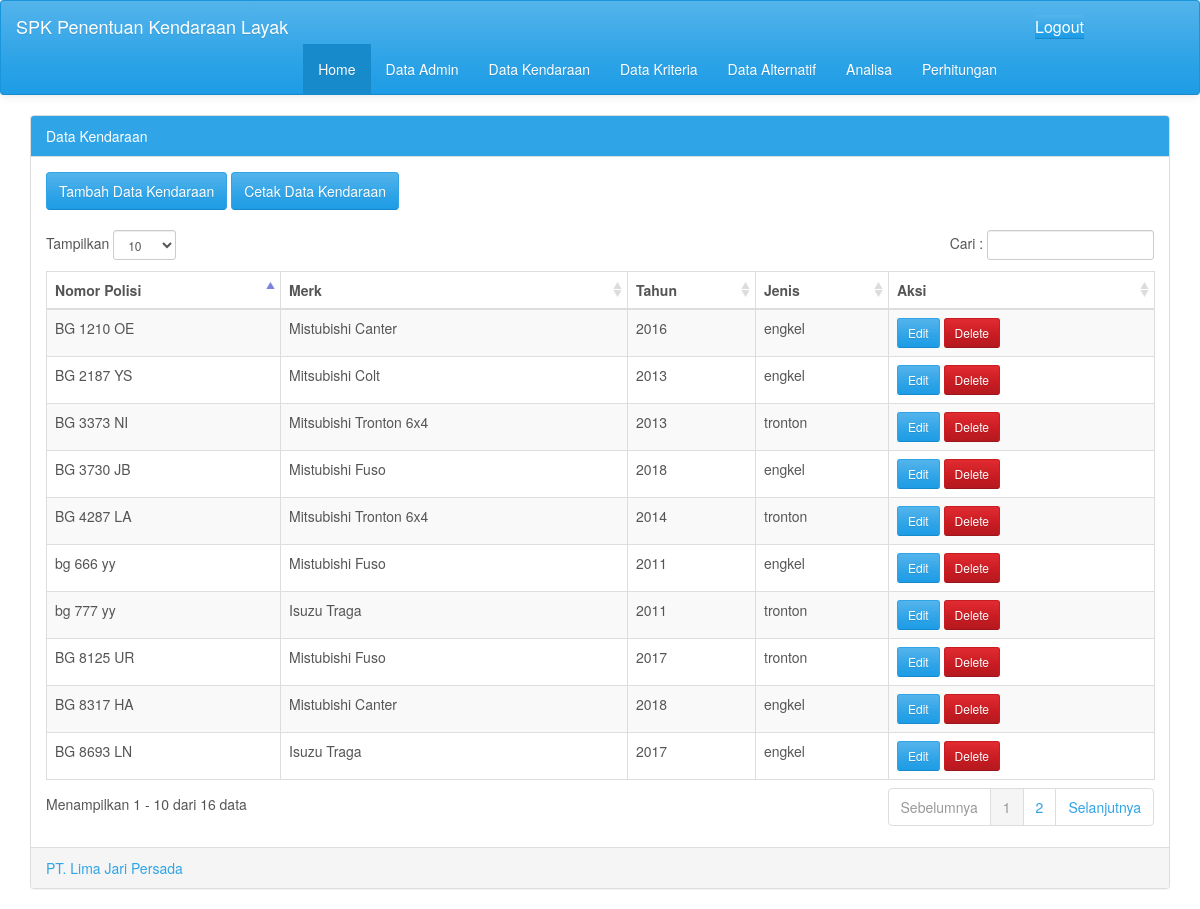
/kendaraan.php, run on the app's committed database.
### tables this page shows
CREATE TABLE `kendaraan` (
  `alternatif` varchar(10) NOT NULL,
  `merk` varchar(40) NOT NULL,
  `tahun` int(11) NOT NULL,
  `jenis` varchar(20) NOT NULL
);

### kendaraan.php (the view, shortened to what this page needs)
<!DOCTYPE html>
<html lang="en"><head><meta http-equiv="Content-Type" content="text/html; charset=UTF-8">
	<link href="ui/css/cerulean.min.css" rel="stylesheet">
	<link rel="stylesheet" type="text/css" href="ui/css/datatables/dataTables.bootstrap.css">
  </head>
  <body>
      <nav class="navbar navbar-default">
        <div class="container-fluid">
          <div class="navbar-header">
            <a class="navbar-brand" href="#"><?php echo $_SESSION['judul'];?></a>
          </div>
          <div style="color: white; padding: 15px 100px 5px 100px; float: right;
            font-size: 16px;"> &nbsp; <a href="logout.php" class="btn-primary square-btn-adjust">
            <i class="fa fa-sign-out"></i>Logout</a>
          </div>
          <div id="navbar" class="navbar-collapse collapse">
            <ul class="nav navbar-nav">
			<li class="active"><a href="index.php">Home</a></li>
				<li><a href="admin.php">Data Admin</a></li>
				<li><a href="kendaraan.php">Data Kendaraan</a></li>
				<li><a href="kriteria.php">Data Kriteria</a></li>
				<li><a href="alternatif.php">Data Alternatif</a></li>
				<li><a href="analisa.php">Analisa</a></li>
				<li><a href="perhitungan.php">Perhitungan</a></li>
			</ul>
          </div>
        </div>
      </nav>
		<div class="container">
      <div class="panel panel-primary">
		  <div class="panel-heading">Data Kendaraan</div>
		  <div class="panel-body table-responsive">
			<a class='btn btn-primary' href='tambah_kendaraan.php'> Tambah Data Kendaraan</a>
			<a class='btn btn-primary' href='cetak_kendaraan.php'> Cetak Data Kendaraan</a><br /><br />
			<table id="example" class="table table-striped table-bordered table-hover" cellspacing="0" width="100%">
			<thead>
				<tr>
				<th>Nomor Polisi</th>
                <th>Merk</th>
				<th>Tahun</th>
				<th>Jenis</th>
				<th>Aksi</th>
				</tr>
			</thead>
			<tbody>
			<?php
				$koneksi = new mysqli ("localhost","root","","spk-wp");
				$query=mysqli_query($koneksi,"SELECT * FROM `kendaraan` ");
				while($data=mysqli_fetch_array($query)){
			?>
				<tr>
				<td><?php echo $data['alternatif']; ?></td>
				<td><?php echo $data['merk']; ?></td>
				<td><?php echo $data['tahun']; ?></td>
				<td><?php echo $data['jenis']; ?></td>
				<td>
				<a href="edit_kendaraan.php?id=<?php echo $data['alternatif'];?>" class="btn btn-primary btn-sm"><i class="fa fa-pencil"></i> Edit</a>
				<a onclick="return confirm('hapus kendaraan ini?)"
				href="hapus_kendaraan.php?id=<?php echo $data['alternatif'];?>" onClick="return confirm('Menghapus data ke-<?php echo $i-1;?>
				Alternatif <?php echo $data['alternatif'];?> ?');" class="btn btn-danger btn-sm"><i class="fa fa-times"></i> Delete</a></td>
		<?php
			echo '</tr>';
				}
		?>
			</tbody>
			</table>
		  </div>
		  <div class="panel-footer text-primary"><?php echo $_SESSION['by'];?><div class="pull-right"></div></div>
		</div>
    </div>
</body></html>

### data on the page
kendaraan: alternatif "BG 1210 OE", merk "Mistubishi Canter", tahun "2016", jenis "engkel"
kendaraan: alternatif "BG 2187 YS", merk "Mitsubishi Colt", tahun "2013", jenis "engkel"
kendaraan: alternatif "BG 3373 NI", merk "Mitsubishi Tronton 6x4", tahun "2013", jenis "tronton"
kendaraan: alternatif "BG 3730 JB", merk "Mistubishi Fuso", tahun "2018", jenis "engkel"
kendaraan: alternatif "BG 4287 LA", merk "Mitsubishi Tronton 6x4", tahun "2014", jenis "tronton"
kendaraan: alternatif "bg 666 yy", merk "Mistubishi Fuso", tahun "2011", jenis "engkel"
kendaraan: alternatif "bg 777 yy", merk "Isuzu Traga", tahun "2011", jenis "tronton"
kendaraan: alternatif "BG 8125 UR", merk "Mistubishi Fuso", tahun "2017", jenis "tronton"
kendaraan: alternatif "BG 8317 HA", merk "Mistubishi Canter", tahun "2018", jenis "engkel"
kendaraan: alternatif "BG 8693 LN", merk "Isuzu Traga", tahun "2017", jenis "engkel"

### other printed values
$_SESSION['judul'] "SPK Penentuan Kendaraan Layak"
$_SESSION['by'] "PT. Lima Jari Persada"
